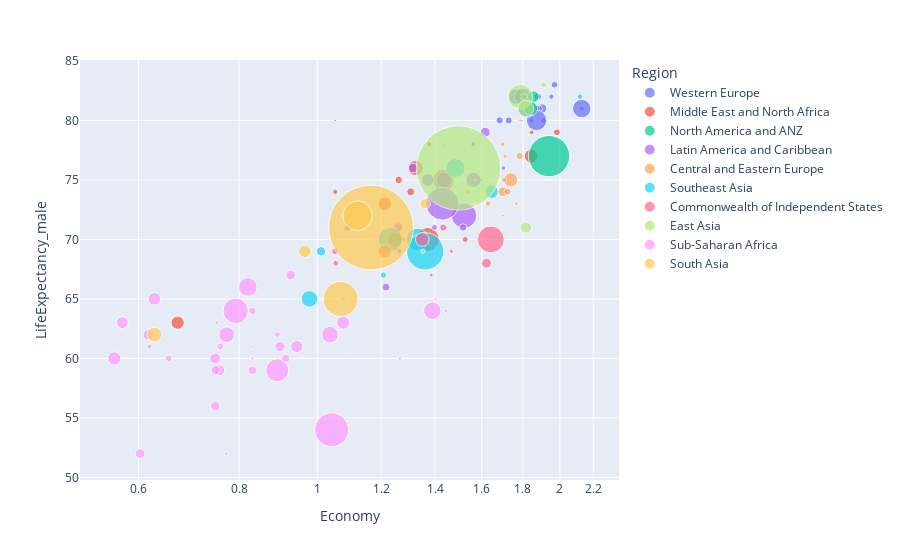

The notebook cell this image was saved under:
### Code cell
import plotly.express as px
# df = px.data.gapminder()

fig = px.scatter(df.query("Year==2024"), x="Economy", y="LifeExpectancy_male",
       size="Population", color="Region",
                 hover_name="Country", log_x=True, size_max=60)
fig.show()

### Figure 1 — Plotly figure (JSON) as saved in the notebook; plotly's stock layout.template omitted (floating-point values rounded to 4 significant figures)
{"data": [{"hovertemplate": "<b>%{hovertext}</b><br><br>Region=Western Europe<br>Economy=%{x}<br>LifeExpectancy_male=%{y}<br>Population=%{marker.size}<extra></extra>", "hovertext": ["Finland", "Denmark", "Iceland", "Sweden", "Netherlands", "Norway", "Luxembourg", "Switzerland", "Austria", "Belgium", "Ireland", "Ireland", "Germany", "France", "Spain", "Malta", "Italy", "Cyprus", "Portugal", "Greece"], "legendgroup": "Western Europe", "marker": {"color": "#636efa", "size": [5.5, 5.9, 0.4, 10.7, 17.7, 5.5, 0.7, 8.9, 9, 11.7, 5.1, 68, 83.3, 64.9, 47.5, 0.5, 58.7, 1.3, 10.2, 10.3], "sizemode": "area", "sizeref": 0.4005, "symbol": "circle"}, "mode": "markers", "name": "Western Europe", "orientation": "v", "showlegend": true, "type": "scatter", "x": [1.844, 1.908, 1.881, 1.878, 1.901, 1.952, 2.141, 1.97, 1.885, 1.868, 2.129, 2.129, 1.871, 1.818, 1.766, 1.827, 1.8, 1.794, 1.728, 1.684], "xaxis": "x", "y": [80, 80, 82, 82, 81, 82, 81, 83, 81, 81, 81, 81, 80, 81, 82, 82, 82, 80, 80, 80], "yaxis": "y"}, {"hovertemplate": "<b>%{hovertext}</b><br><br>Region=Middle East and North Africa<br>Economy=%{x}<br>LifeExpectancy_male=%{y}<br>Population=%{marker.size}<extra></extra>", "hovertext": ["Israel", "Kuwait", "United Arab Emirates", "Saudi Arabia", "Bahrain", "Libya", "Algeria", "Iraq", "Iran", "Palestine", "Morocco", "Tunisia", "Jordan", "Egypt", "Yemen", "Lebanon"], "legendgroup": "Middle East and North Africa", "marker": {"color": "#EF553B", "size": [9.3, 4.3, 9.6, 37.5, 1.5, 7, 46.3, 46.5, 89.8, 5.5, 38.2, 12.6, 11.4, 114.5, 35.2, 5.2], "sizemode": "area", "sizeref": 0.4005, "symbol": "circle"}, "mode": "markers", "name": "Middle East and North Africa", "orientation": "v", "showlegend": true, "type": "scatter", "x": [1.803, 1.845, 1.983, 1.842, 1.053, 1.526, 1.324, 1.249, 1.435, 1.053, 1.213, 1.306, 1.262, 1.37, 0.671, 1.377], "xaxis": "x", "y": [82, 79, 79, 77, 80, 70, 76, 70, 75, 74, 73, 74, 75, 70, 63, 78], "yaxis": "y"}, {"hovertemplate": "<b>%{hovertext}</b><br><br>Region=North America and ANZ<br>Economy=%{x}<br>LifeExpectancy_male=%{y}<br>Population=%{marker.size}<extra></extra>", "hovertext": ["Australia", "New Zealand", "Canada", "United States", "United States"], "legendgroup": "North America and ANZ", "marker": {"color": "#00cc96", "size": [26.7, 5.3, 39.1, 341.8, 0.1], "sizemode": "area", "sizeref": 0.4005, "symbol": "circle"}, "mode": "markers", "name": "North America and ANZ", "orientation": "v", "showlegend": true, "type": "scatter", "x": [1.854, 1.81, 1.84, 1.939, 1.939], "xaxis": "x", "y": [82, 82, 81, 77, 71], "yaxis": "y"}, {"hovertemplate": "<b>%{hovertext}</b><br><br>Region=Latin America and Caribbean<br>Economy=%{x}<br>LifeExpectancy_male=%{y}<br>Population=%{marker.size}<extra></extra>", "hovertext": ["Costa Rica", "Mexico", "Uruguay", "El Salvador", "Chile", "Panama", "Guatemala", "Nicaragua", "Brazil", "Argentina", "Paraguay", "Honduras", "Jamaica", "Peru", "Dominican Republic", "Dominican Republic", "Bolivia", "Ecuador", "Colombia", "Venezuela"], "legendgroup": "Latin America and Caribbean", "marker": {"color": "#ab63fa", "size": [5.2, 129.4, 3.4, 6.4, 19.7, 4.5, 18.4, 7.1, 217.6, 46.1, 6.9, 10.8, 2.8, 34.7, 0.1, 11.4, 12.6, 18.4, 52.3, 29.4], "sizemode": "area", "sizeref": 0.4005, "symbol": "circle"}, "mode": "markers", "name": "Latin America and Caribbean", "orientation": "v", "showlegend": true, "type": "scatter", "x": [1.561, 1.521, 1.596, 1.265, 1.616, 1.702, 1.26, 1.097, 1.43, 1.562, 1.398, 1.091, 1.28, 1.371, 1.517, 1.517, 1.217, 1.315, 1.437, 0], "xaxis": "x", "y": [78, 72, 75, 69, 79, 76, 71, 72, 73, 75, 71, 71, 70, 75, 71, 71, 66, 76, 75, 69], "yaxis": "y"}, {"hovertemplate": "<b>%{hovertext}</b><br><br>Region=Central and Eastern Europe<br>Economy=%{x}<br>LifeExpectancy_male=%{y}<br>Population=%{marker.size}<extra></extra>", "hovertext": ["Czechia", "Lithuania", "Slovenia", "Romania", "Romania", "Estonia", "Poland", "Serbia", "Slovakia", "Latvia", "Hungary", "Croatia", "Bosnia and Herzegovina", "Montenegro", "Bulgaria", "Macedonia", "Albania"], "legendgroup": "Central and Eastern Europe", "marker": {"color": "#FFA15A", "size": [10.5, 2.7, 2.1, 4.7, 19.6, 1.3, 40.2, 7.1, 5.7, 1.8, 10, 4, 3.2, 0.6, 6.6, 2.1, 2.8], "sizemode": "area", "sizeref": 0.4005, "symbol": "circle"}, "mode": "markers", "name": "Central and Eastern Europe", "orientation": "v", "showlegend": true, "type": "scatter", "x": [1.783, 1.766, 1.786, 1.699, 1.699, 1.752, 1.738, 1.538, 1.706, 1.7, 1.722, 1.71, 1.465, 1.571, 1.629, 1.475, 1.438], "xaxis": "x", "y": [77, 73, 80, 78, 74, 75, 75, 74, 75, 72, 74, 77, 76, 75, 73, 76, 78], "yaxis": "y"}, {"hovertemplate": "<b>%{hovertext}</b><br><br>Region=Southeast Asia<br>Economy=%{x}<br>LifeExpectancy_male=%{y}<br>Population=%{marker.size}<extra></extra>", "hovertext": ["Singapore", "Philippines", "Vietnam", "Thailand", "Malaysia", "Indonesia", "Laos", "Myanmar", "Cambodia"], "legendgroup": "Southeast Asia", "marker": {"color": "#19d3f3", "size": [6.1, 119.1, 99.5, 71.9, 34.7, 279.8, 7.7, 55, 17.1], "sizemode": "area", "sizeref": 0.4005, "symbol": "circle"}, "mode": "markers", "name": "Southeast Asia", "orientation": "v", "showlegend": true, "type": "scatter", "x": [2.118, 1.232, 1.331, 1.484, 1.646, 1.361, 1.208, 0.978, 1.011], "xaxis": "x", "y": [82, 70, 70, 76, 74, 69, 67, 65, 69], "yaxis": "y"}, {"hovertemplate": "<b>%{hovertext}</b><br><br>Region=Commonwealth of Independent States<br>Economy=%{x}<br>LifeExpectancy_male=%{y}<br>Population=%{marker.size}<extra></extra>", "hovertext": ["Uzbekistan", "Kazakhstan", "Moldova", "Russia", "Kyrgyzstan", "Armenia", "Tajikistan", "Georgia", "Azerbaijan", "Ukraine"], "legendgroup": "Commonwealth of Independent States", "marker": {"color": "#FF6692", "size": [35.7, 19.8, 3.3, 144, 6.8, 2.8, 10.3, 3.7, 10.5, 37.9], "sizemode": "area", "sizeref": 0.4005, "symbol": "circle"}, "mode": "markers", "name": "Commonwealth of Independent States", "orientation": "v", "showlegend": true, "type": "scatter", "x": [1.212, 1.622, 1.385, 1.642, 1.054, 1.444, 1.053, 1.467, 1.433, 1.35], "xaxis": "x", "y": [69, 68, 67, 70, 68, 71, 69, 69, 71, 70], "yaxis": "y"}, {"hovertemplate": "<b>%{hovertext}</b><br><br>Region=East Asia<br>Economy=%{x}<br>LifeExpectancy_male=%{y}<br>Population=%{marker.size}<extra></extra>", "hovertext": ["Japan", "South Korea", "South Korea", "China", "Mongolia", "Hong Kong"], "legendgroup": "East Asia", "marker": {"color": "#B6E880", "size": [122.6, 26.2, 51.7, 1425.0, 3.5, 7.5], "sizemode": "area", "sizeref": 0.4005, "symbol": "circle"}, "mode": "markers", "name": "East Asia", "orientation": "v", "showlegend": true, "type": "scatter", "x": [1.786, 1.815, 1.815, 1.497, 1.353, 1.909], "xaxis": "x", "y": [82, 71, 81, 76, 69, 83], "yaxis": "y"}, {"hovertemplate": "<b>%{hovertext}</b><br><br>Region=Sub-Saharan Africa<br>Economy=%{x}<br>LifeExpectancy_male=%{y}<br>Population=%{marker.size}<extra></extra>", "hovertext": ["Mauritius", "South Africa", "Congo (Brazzaville)", "Congo (Brazzaville)", "Mozambique", "Gabon", "Guinea", "Guinea", "Guinea", "Guinea", "Senegal", "Nigeria", "Cameroon", "Namibia", "Niger", "Burkina Faso", "Mauritania", "Gambia", "Chad", "Kenya", "Benin", "Uganda", "Ghana", "Liberia", "Mali", "Mali", "Madagascar", "Togo", "Ethiopia", "Tanzania", "Comoros", "Zambia", "Eswatini", "Malawi", "Botswana", "Zimbabwe", "Sierra Leone", "Lesotho"], "legendgroup": "Sub-Saharan Africa", "marker": {"color": "#FF97FF", "size": [1.3, 61, 6.2, 105.6, 34.9, 2.5, 1.8, 14.5, 2.2, 10.5, 18.2, 229.2, 29.4, 2.6, 28.2, 23.8, 5, 2.8, 18.8, 56.2, 14.1, 49.9, 34.8, 5.5, 24, 18.7, 31.1, 9.3, 129.7, 69.4, 0.9, 21.1, 1.2, 21.5, 2.7, 17, 9, 2.4], "sizemode": "area", "sizeref": 0.4005, "symbol": "circle"}, "mode": "markers", "name": "Sub-Saharan Africa", "orientation": "v", "showlegend": true, "type": "scatter", "x": [1.57, 1.389, 0.892, 0.892, 0.56, 1.403, 0.831, 0.831, 0.831, 0.831, 0.927, 1.042, 0.943, 1.266, 0.573, 0.756, 1.078, 0.75, 0.603, 1.037, 0.914, 0.772, 1.077, 0.619, 0.747, 0.747, 0.628, 0.758, 0.792, 0.82, 0.896, 0.899, 1.255, 0.617, 1.445, 0.748, 0.654, 0.771], "xaxis": "x", "y": [73, 64, 62, 59, 60, 65, 61, 59, 60, 64, 67, 54, 61, 60, 63, 59, 65, 63, 52, 62, 60, 62, 63, 61, 60, 56, 65, 61, 64, 66, 63, 61, 58, 62, 64, 59, 60, 52], "yaxis": "y"}, {"hovertemplate": "<b>%{hovertext}</b><br><br>Region=South Asia<br>Economy=%{x}<br>LifeExpectancy_male=%{y}<br>Population=%{marker.size}<extra></extra>", "hovertext": ["Nepal", "Pakistan", "India", "Sri Lanka", "Bangladesh", "Afghanistan"], "legendgroup": "South Asia", "marker": {"color": "#FECB52", "size": [31.2, 245.2, 1442.0, 21.9, 174.7, 43.4], "sizemode": "area", "sizeref": 0.4005, "symbol": "circle"}, "mode": "markers", "name": "South Asia", "orientation": "v", "showlegend": true, "type": "scatter", "x": [0.965, 1.069, 1.166, 1.361, 1.122, 0.628], "xaxis": "x", "y": [69, 65, 71, 73, 72, 62], "yaxis": "y"}], "layout": {"legend": {"itemsizing": "constant", "title": {"text": "Region"}, "tracegroupgap": 0}, "margin": {"t": 60}, "xaxis": {"anchor": "y", "domain": [0, 1], "title": {"text": "Economy"}, "type": "log"}, "yaxis": {"anchor": "x", "domain": [0, 1], "title": {"text": "LifeExpectancy_male"}}}}
